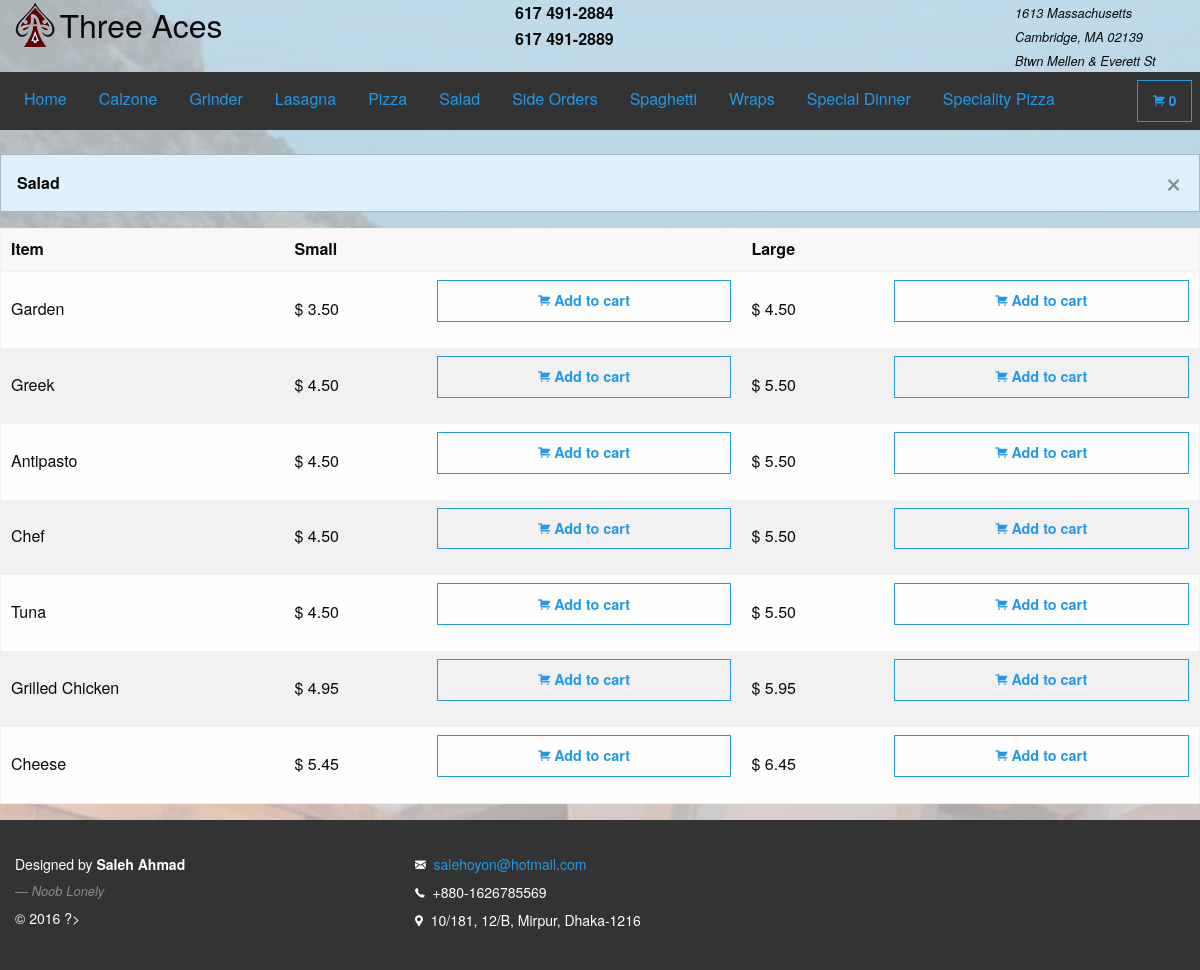
The page /salad.php on the database its author committed.
### tables this page shows
CREATE TABLE `salad` (
  `salad_id` bigint(20) NOT NULL COMMENT 'Salad ID',
  `salad_name` text NOT NULL COMMENT 'Salad Name',
  `salad_small_price` decimal(10,2) NOT NULL COMMENT 'Small Salad Price',
  `salad_large_price` decimal(10,2) NOT NULL COMMENT 'Large Salad Price'
);

### model/db.php (called while the page is built, shortened)
<?php
function salad()
{
    $conn        = db_conn();
    $selectQuery = 'SELECT * FROM `salad`';
    try{
        $stmt = $conn->query($selectQuery);
    }catch(PDOException $e){
        handle_sql_errors($selectQuery, $e->getMessage());
    }
    $row = $stmt->fetchAll(PDO::FETCH_ASSOC);
    return $row;
}

### controller/dataCollector.php (called while the page is built, shortened)
<?php
require_once 'model/db.php';
function getSalad()
{
    $row = salad();
    return $row;
}

### salad.php (the view, shortened to what this page needs)
<?php
require_once 'controller/dataCollector.php';
$row = getSalad();
?>
<!doctype html>
<html class="no-js" lang="en">
    <head>
        <?php require_once 'includes/head.php';?>
    </head>
    <body>
        <div class="cover-image"></div>
        <div id="wrap">
            <main>
                <header>
                    <?php include_once 'includes/upperHeader.php';?>
                    <nav id="fixed-top-nav-sec">
                        <?php require_once 'includes/navbar.php'; ?>
                    </nav>
                </header>
                <br/>
                <section>
                    <div class="row">
                        <?php if(!count($row)): ?>
                            <h3>No Data Found.</h3>
                        <?php else: ?>
                        <div class="panel callout primary" data-closable>
                            <strong>Salad</strong>
                            <button class="close-button" aria-label="Dismiss alert" type="button" data-close>
                                <span aria-hidden="true">&times;</span>
                            </button>
                        </div>
                        <table style="width: 100%">
                            <thead>
                            <tr>
                                <th>Item</th>
                                <th>Small</th>
                                <th></th>
                                <th>Large</th>
                                <th></th>
                            </tr>
                            </thead>
                            <tbody>
                            <?php foreach($row as $r): ?>
                                <tr data-id ="<?= htmlentities(stripcslashes($r['salad_id']), ENT_QUOTES, 'UTF-8'); ?>" data-type="Salad">
                                    <td><?= htmlentities(stripcslashes($r['salad_name']), ENT_QUOTES, 'UTF-8'); ?></td>
                                    <td> $ <?= htmlentities(stripcslashes($r['salad_small_price']), ENT_QUOTES, 'UTF-8'); ?></td>
                                    <td>
                                        <button type="button" class="button hollow primary expanded item-small">
                                            <i class="fi-shopping-cart"></i>
                                            <strong>Add to cart</strong>
                                        </button>
                                    </td>
                                    <td> $ <?= htmlentities(stripcslashes($r['salad_large_price']), ENT_QUOTES, 'UTF-8'); ?></td>
                                    <td>
                                        <button type="button" class="button hollow primary expanded item-large">
                                            <i class="fi-shopping-cart"></i>
                                            <strong>Add to cart</strong>
                                        </button>
                                    </td>
                                </tr>
                            <?php endforeach; ?>
                            </tbody>
                        </table>
                        <?php endif; ?>
                    </div>
                </section>
            </main>
        </div>
        <footer>
            <?php include_once 'includes/footer.php';?>
        </footer>
    </body>
</html>

### css/main.css (style rules this page uses)
html { color: #222; font-size: 1em; line-height: 1.4; }
.cover-image { position: fixed; top: 0; left: 0; right: 0; z-index: -1; top:0; background: url("../img/back-image.jpg") bottom no-repeat fixed; background-size: cover; height: 100%; }
#wrap { min-height: 100%; }
main { overflow:auto; padding-bottom: 150px; }
footer { background: #333; color:#fff; position: relative; margin-top: -150px; clear:both; padding: 30px 0; height: 150px; font-size: 14px; line-height: 2 }
body { scrollbar-face-color: #def0fc; scrollbar-shadow-color: #99B0BD; scrollbar-arrow-color: #686F73; scrollbar-track-color: #EFF0F5; }

### rows shown on the page
salad: salad_name "Garden", salad_small_price "3.50", salad_large_price "4.50"
salad: salad_name "Greek", salad_small_price "4.50", salad_large_price "5.50"
salad: salad_name "Antipasto", salad_small_price "4.50", salad_large_price "5.50"
salad: salad_name "Chef", salad_small_price "4.50", salad_large_price "5.50"
salad: salad_name "Tuna", salad_small_price "4.50", salad_large_price "5.50"
salad: salad_name "Grilled Chicken", salad_small_price "4.95", salad_large_price "5.95"
salad: salad_name "Cheese", salad_small_price "5.45", salad_large_price "6.45"
